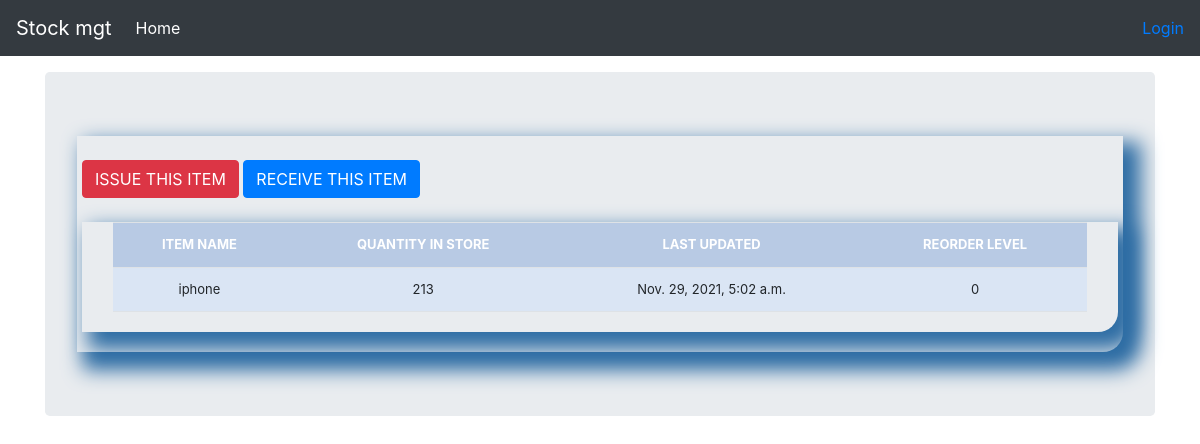
Before: /stock_detail/3/ with the older database file.
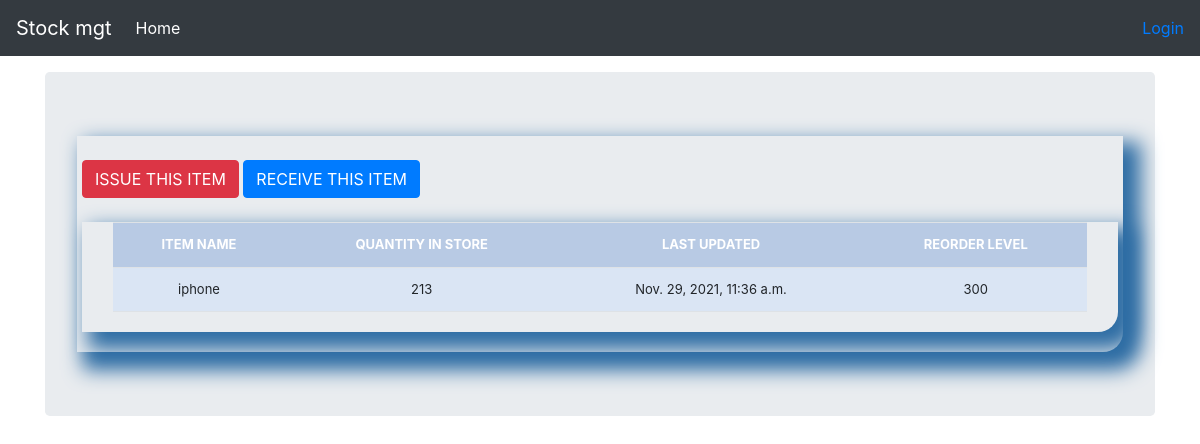
After: the same page with the newer database file.
### stockmgmt/models.py (models this page shows, shortened)
class Stock(models.Model):
    category = models.ForeignKey(
        Category, on_delete=models.CASCADE, blank=True)
    item_name = models.CharField(max_length=50, blank=True, null=True)
    quantity = models.IntegerField(default='0', blank=True, null=True)
    receive_quantity = models.IntegerField(default='0', blank=True, null=True)
    receive_by = models.CharField(max_length=50, blank=True, null=True)
    issue_quantity = models.IntegerField(default='0', blank=True, null=True)
    issue_by = models.CharField(max_length=50, blank=True, null=True)
    issue_to = models.CharField(max_length=50, blank=True, null=True)
    phone_number = models.CharField(max_length=50, blank=True, null=True)
    created_by = models.CharField(max_length=50, blank=True, null=True)
    reorder_level = models.IntegerField(default='0', blank=True, null=True)
    last_updated = models.DateTimeField(auto_now_add=False, auto_now=True)
    timestamp = models.DateTimeField(auto_now_add=True, auto_now=False)

### stockmgmt/views.py (the view)
# urls.py: path('stock_detail/<str:pk>/', views.stock_detail, name="stock_detail"),
def stock_detail(request, pk):
    queryset = Stock.objects.get(id=pk)
    context = {
        "queryset": queryset,
    }
    return render(request, "stock_detail.html", context)

### stockmgmt/templates/stock_detail.html (shortened to what this page needs)
{% load crispy_forms_tags %} {% load static %}
<!DOCTYPE html>
<html lang="en">
<head>
  <link href="https://cdn.jsdelivr.net/npm/bootstrap@5.1.3/dist/css/bootstrap.min.css" rel="stylesheet"
 />
  <link href="{% static 'css/stylesheet.css' %}" rel="stylesheet" />
  <link href="{% static 'css/bootstrap.min.css' %}" rel="stylesheet" />
  <link href="{% static 'css/navbar-top-fixed.css' %}" rel="stylesheet" />
</head>
<body>
  {% include 'navbar.html' %}
  <main role="main" class="container">
    <div class="jumbotron">
      <div class="display_table">
        <br />
        <a href="{% url 'issue_items' queryset.id %}"><div class='btn btn-danger'>ISSUE THIS ITEM</div></a>
        <a href="{% url 'receive_items' queryset.id %}"><div class='btn btn-primary'>RECEIVE THIS ITEM</div></a>
                <br><br>
                <div class="display_table">
                  <table class='table'>
                          <tr>
                            <th>ITEM NAME</th>
                            <th>QUANTITY IN STORE</th>
                            <th>LAST UPDATED</th>
                            <th>REORDER LEVEL</th>
                          </tr>
                          <tr>
                            <td>{{queryset.item_name}}</td>
                            <td>{{queryset.quantity}}</td>
                            <td>{{queryset.last_updated}}</td>
                            <td>{{queryset.reorder_level}}</td>
                          </tr>
                  </table>
                </div>
      </div>
    </div>
  </main>
</body>
</html>

Changed rows visible on the page:
changed Stock "iphone": last_updated "Nov. 29, 2021, 5:02 a.m." → "Nov. 29, 2021, 11:36 a.m."; reorder_level "0" → "300"
